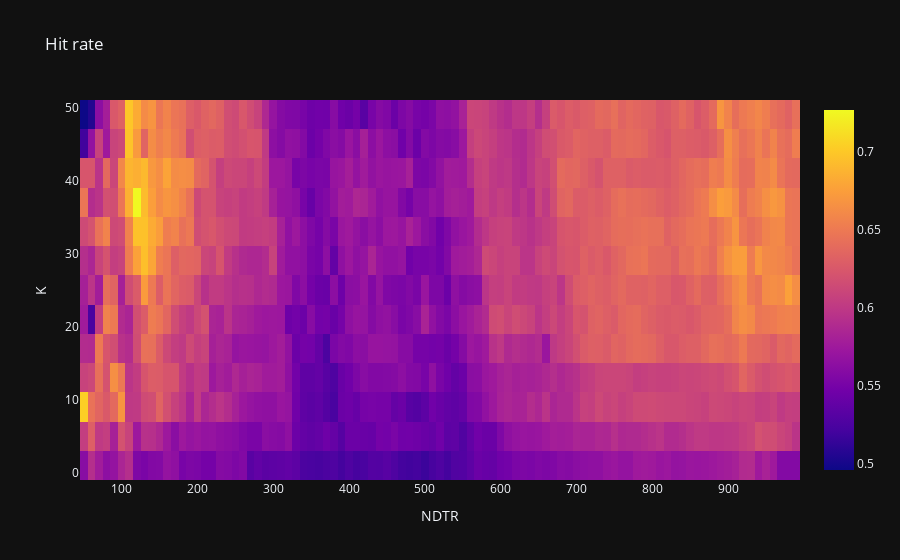

Source (notebook cell):
### Code cell
fig = go.Figure(data=go.Heatmap(
    z=hr_df['hit_rate'],
    x=hr_df['NDTR'],
    y=hr_df['K'],
    hoverongaps=False))
fig.update_layout(xaxis_title="NDTR", yaxis_title="K", title="Hit rate")
fig.show()

### Figure 1 — Plotly figure (JSON) as saved in the notebook; plotly's stock layout.template omitted (floating-point values rounded to 4 significant figures; data arrays with more than 128 entries replaced by an {"elided": "..."} marker saying what was removed)
{"data": [{"hoverongaps": false, "x": {"elided": "1235 int values"}, "y": {"elided": "1235 int values"}, "z": {"elided": "1235 float values"}, "type": "heatmap"}], "layout": {"xaxis": {"title": {"text": "NDTR"}}, "yaxis": {"title": {"text": "K"}}, "title": {"text": "Hit rate"}}}
